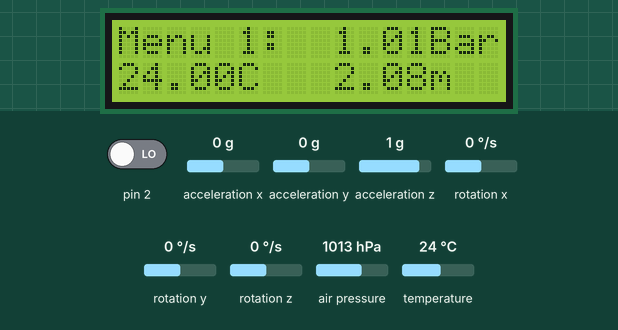
Recording of a sketch running on a simulated Arduino Uno, built with avr-gcc and run on an emulated ATmega328P. Shown: 16×2 character LCD. Inputs (shaded band) come from the test bench; at power-on: pin 2 LOW, rotation x 0 °/s, rotation y 0 °/s, rotation z 0 °/s, acceleration x 0 g, acceleration y 0 g, acceleration z 1 g, air pressure 1013 hPa, temperature 24 °C.

Above: at 1.2 s.
1.3 s: pin 2 driven HIGH
At 2.9 s:
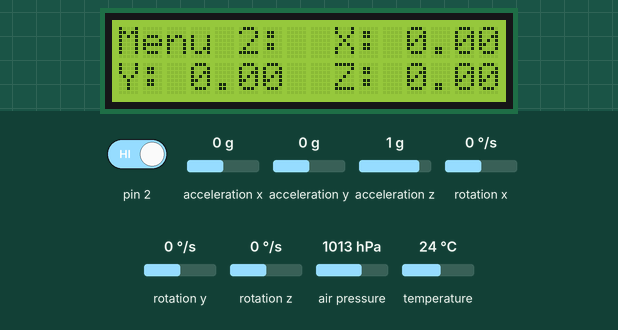
5.4 s: rotation x set to -192 °/s
At 7.1 s:
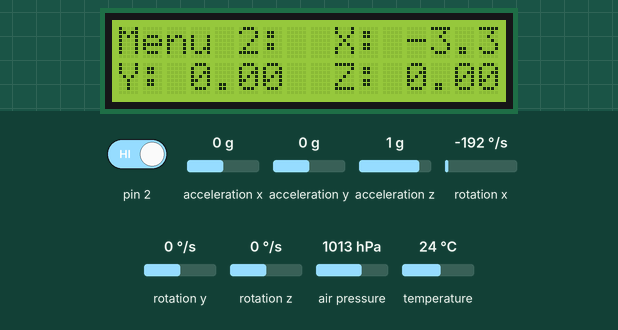
8.8 s: rotation y set to -192 °/s
At 9.9 s:
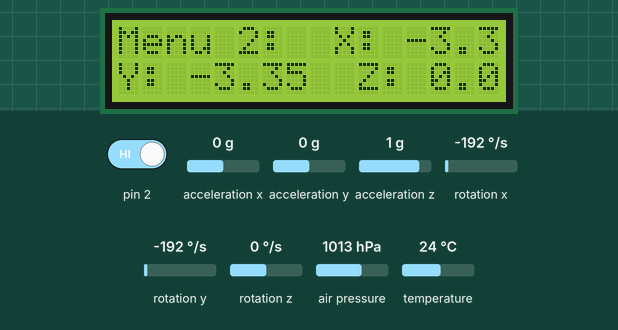
11.9 s: rotation z set to -192 °/s
At 12.8 s:
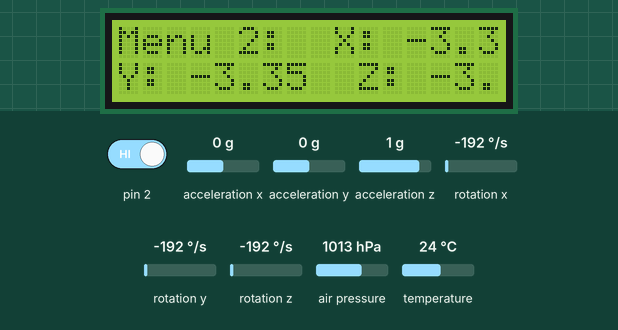
15.0 s: rotation x set to -100 °/s
At 16.4 s:
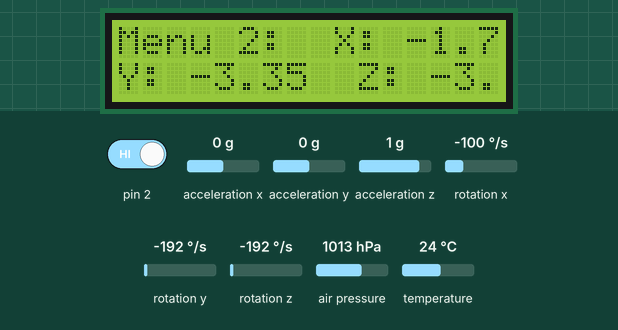
Timing chart, 0 to 18.0 s (numbered marks = the images above; inputs shaded):
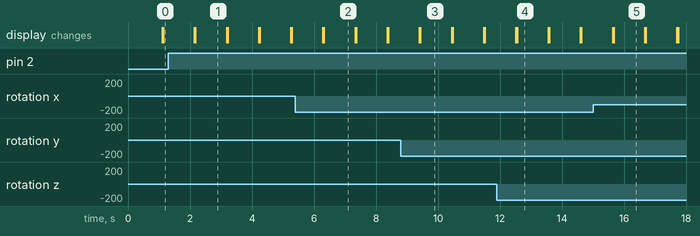

Measured:
- after the input at 1.3 s, the display: first differs from a run without the input after 0.88 s (image 1)
- after the input at 5.4 s, the display: first differs from a run without the input after 0.92 s (image 2)
- after the input at 8.8 s, the display: first differs from a run without the input after 0.63 s (image 3)
- after the input at 11.9 s, the display: first differs from a run without the input after 0.65 s (image 4)
- after the input at 15.0 s, the display: first differs from a run without the input after 0.67 s (image 5)
- what the display in image 1 shows lasts 1.0 s, from 2.2 s to 3.2 s

The sketch:

tp9.ino
```cpp
#include <Adafruit_MPU6050.h>
#include <Adafruit_Sensor.h>
#include <Wire.h>
#include <Adafruit_BMP085.h>
#include <LCD_I2C.h>
#include <DHT.h>
#include <DHT_U.h>
#define DHTPIN 8     // Digital pin connected to the DHT sensor
#define DHTTYPE    DHT11     // DHT 11
LCD_I2C lcd(0x27, 16, 2); // Default address of most PCF8574 modules, change according

Adafruit_BMP085 bmp;
Adafruit_MPU6050 mpu;
DHT_Unified dht(DHTPIN, DHTTYPE);

void setup() {
  pinMode(2, INPUT);
  attachInterrupt(INT0,menuChange,RISING);
  bmp.begin();
  lcd.begin();
  lcd.backlight();
  mpu.begin();
  mpu.setAccelerometerRange(MPU6050_RANGE_2_G);
  mpu.setGyroRange(MPU6050_RANGE_250_DEG);
  mpu.setFilterBandwidth(MPU6050_BAND_94_HZ);
  dht.begin();
}

volatile int menuNum=1;

void loop() {
  if (menuNum==1){
  mpu6050 ();
  }
  else if (menuNum==2){
  bmp085 ();
  }
  else {
  dht11 ();
  }
}

void mpu6050 () {
  lcd.print("Menu 1:  ");
  lcd.print(bmp.readPressure()/100000.0F);
  lcd.print("Bar");

  lcd.setCursor(0, 1);
  lcd.print(bmp.readTemperature());
  lcd.print("C   ");

  lcd.print(bmp.readAltitude());
  lcd.print("m");

  delay(1000);
  lcd.clear();
}

void bmp085 () {
  sensors_event_t a, g, temp;
  mpu.getEvent(&a, &g, &temp);

  lcd.print("Menu 2:  ");
  lcd.print("X: ");
  lcd.print(g.gyro.x);

  lcd.setCursor(0, 1);
  lcd.print("Y: ");
  lcd.print(g.gyro.y);

  lcd.print("  Z: ");
  lcd.print(g.gyro.z);

  delay(1000);
  lcd.clear();
}

void dht11() {
  sensors_event_t event;

  dht.temperature().getEvent(&event);
  dht.humidity().getEvent(&event);
  lcd.print("Menu 3:  ");
  lcd.setCursor(0, 1);
  lcd.print(event.temperature);
  lcd.print("C  ");

  lcd.print(event.relative_humidity);
  lcd.print("%");
  delay(1000);
  lcd.clear();
}

void menuChange() {
 menuNum++;
 if (menuNum>3){
  menuNum=1;
  }
}
```
